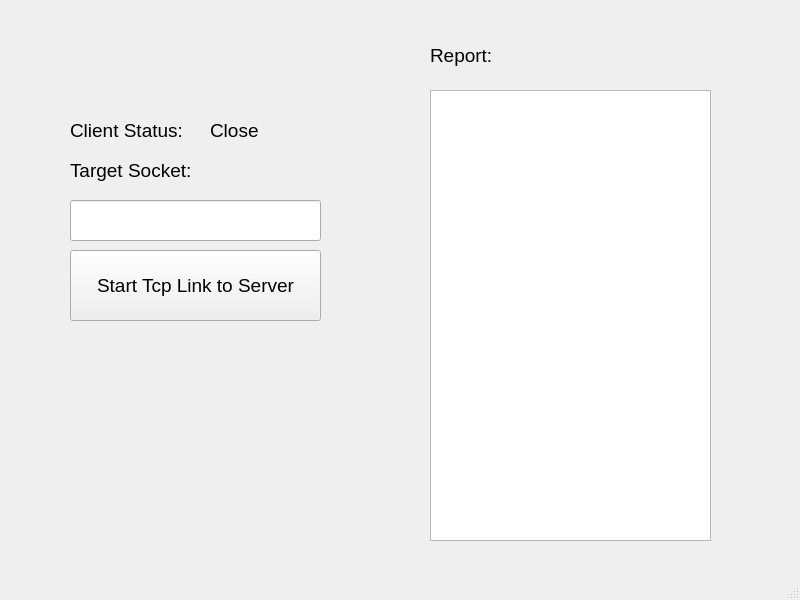
<?xml version="1.0" encoding="UTF-8"?>
<ui version="4.0">
 <class>MainWindow</class>
 <widget class="QMainWindow" name="MainWindow">
  <property name="geometry">
   <rect>
    <x>0</x>
    <y>0</y>
    <width>800</width>
    <height>600</height>
   </rect>
  </property>
  <property name="windowTitle">
   <string>Client</string>
  </property>
  <widget class="QWidget" name="centralwidget">
   <widget class="QLabel" name="ClientStatusLabel">
    <property name="geometry">
     <rect>
      <x>70</x>
      <y>110</y>
      <width>151</width>
      <height>41</height>
     </rect>
    </property>
    <property name="font">
     <font>
      <pointsize>14</pointsize>
     </font>
    </property>
    <property name="text">
     <string>Client Status:</string>
    </property>
   </widget>
   <widget class="QTextBrowser" name="ReportShower">
    <property name="geometry">
     <rect>
      <x>430</x>
      <y>90</y>
      <width>281</width>
      <height>451</height>
     </rect>
    </property>
   </widget>
   <widget class="QLabel" name="ClientStatusShow">
    <property name="geometry">
     <rect>
      <x>210</x>
      <y>110</y>
      <width>141</width>
      <height>41</height>
     </rect>
    </property>
    <property name="font">
     <font>
      <pointsize>14</pointsize>
     </font>
    </property>
    <property name="text">
     <string>Close</string>
    </property>
   </widget>
   <widget class="QPushButton" name="LinkButton">
    <property name="geometry">
     <rect>
      <x>70</x>
      <y>250</y>
      <width>251</width>
      <height>71</height>
     </rect>
    </property>
    <property name="font">
     <font>
      <pointsize>14</pointsize>
     </font>
    </property>
    <property name="text">
     <string>Start Tcp Link to Server</string>
    </property>
   </widget>
   <widget class="QLineEdit" name="SocketInput">
    <property name="geometry">
     <rect>
      <x>70</x>
      <y>200</y>
      <width>251</width>
      <height>41</height>
     </rect>
    </property>
   </widget>
   <widget class="QLabel" name="ScoketLabel">
    <property name="geometry">
     <rect>
      <x>70</x>
      <y>150</y>
      <width>131</width>
      <height>41</height>
     </rect>
    </property>
    <property name="font">
     <font>
      <pointsize>14</pointsize>
     </font>
    </property>
    <property name="text">
     <string>Target Socket:</string>
    </property>
   </widget>
   <widget class="QLabel" name="ReportLabel">
    <property name="geometry">
     <rect>
      <x>430</x>
      <y>30</y>
      <width>131</width>
      <height>51</height>
     </rect>
    </property>
    <property name="font">
     <font>
      <pointsize>14</pointsize>
     </font>
    </property>
    <property name="text">
     <string>Report:</string>
    </property>
   </widget>
  </widget>
  <widget class="QMenuBar" name="menubar">
   <property name="geometry">
    <rect>
     <x>0</x>
     <y>0</y>
     <width>800</width>
     <height>17</height>
    </rect>
   </property>
  </widget>
  <widget class="QStatusBar" name="statusbar"/>
 </widget>
 <resources/>
 <connections/>
</ui>
